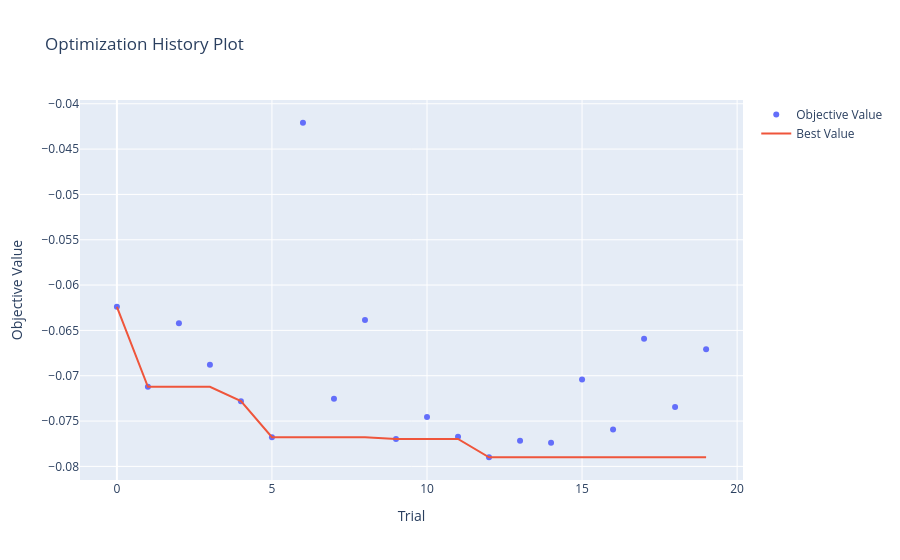
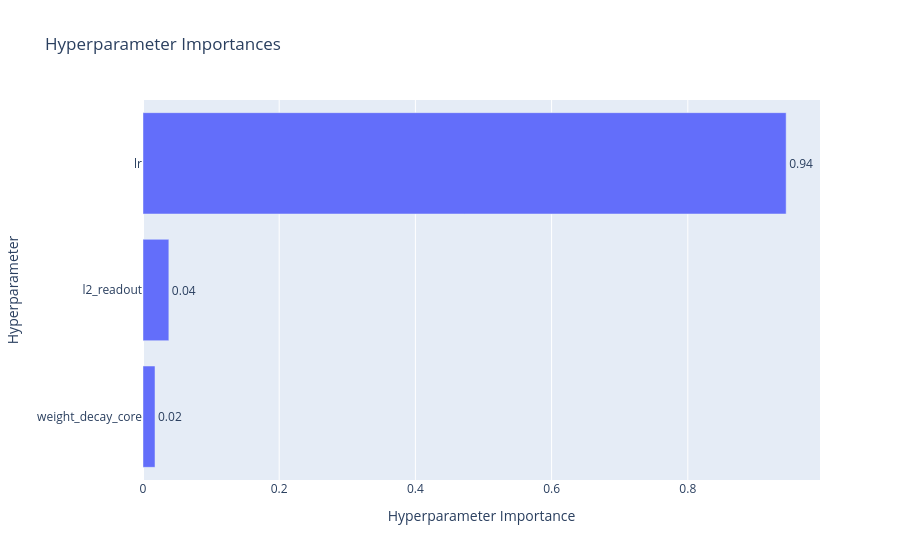
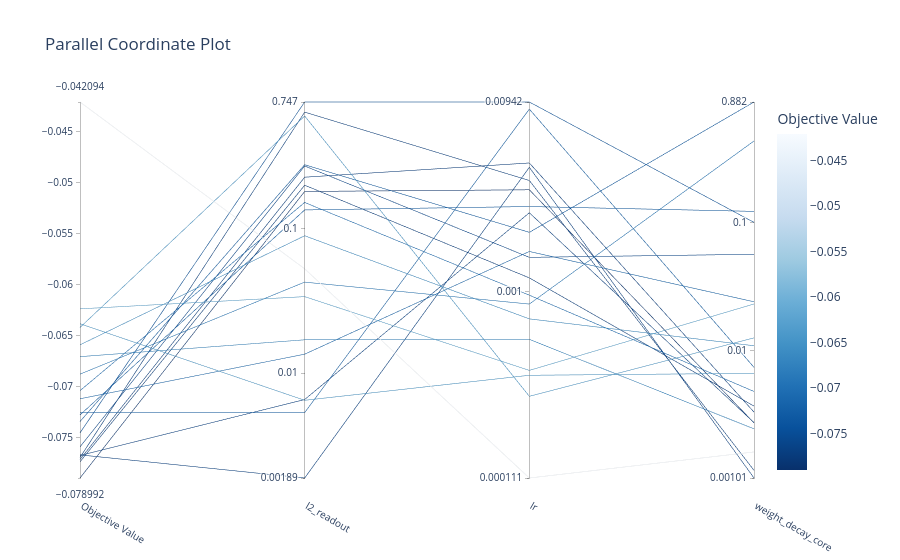

Notebook code cell kept with these figures, in order:
### Code cell
import optuna.visualization as vis

# Plot optimization history
vis.plot_optimization_history(study).show()

# Plot parameter importance (which hyperparams matter most)
vis.plot_param_importances(study).show()

# Parallel coordinate plot (hyperparams vs. objective)
vis.plot_parallel_coordinate(study).show()

### Figure 1 — Plotly figure (JSON) as saved in the notebook; plotly's stock layout.template omitted (floating-point values rounded to 4 significant figures)
{"data": [{"mode": "markers", "name": "Objective Value", "type": "scatter", "x": [0, 1, 2, 3, 4, 5, 6, 7, 8, 9, 10, 11, 12, 13, 14, 15, 16, 17, 18, 19], "y": [-0.06239, -0.07122, -0.06422, -0.0688, -0.0728, -0.07678, -0.04209, -0.07255, -0.06385, -0.07698, -0.07456, -0.07672, -0.07899, -0.07717, -0.0774, -0.07042, -0.07593, -0.06592, -0.07345, -0.06708]}, {"mode": "lines", "name": "Best Value", "type": "scatter", "x": [0, 1, 2, 3, 4, 5, 6, 7, 8, 9, 10, 11, 12, 13, 14, 15, 16, 17, 18, 19], "y": [-0.06239, -0.07122, -0.07122, -0.07122, -0.0728, -0.07678, -0.07678, -0.07678, -0.07678, -0.07698, -0.07698, -0.07698, -0.07899, -0.07899, -0.07899, -0.07899, -0.07899, -0.07899, -0.07899, -0.07899]}, {"marker": {"color": "#cccccc"}, "mode": "markers", "name": "Infeasible Trial", "showlegend": false, "type": "scatter", "x": [], "y": []}], "layout": {"title": {"text": "Optimization History Plot"}, "xaxis": {"title": {"text": "Trial"}}, "yaxis": {"title": {"text": "Objective Value"}}}}

### Figure 2 — Plotly figure (JSON) as saved in the notebook; plotly's stock layout.template omitted (floating-point values rounded to 4 significant figures)
{"data": [{"cliponaxis": false, "hovertemplate": ["weight_decay_core (FloatDistribution): 0.017621101902250337<extra></extra>", "l2_readout (FloatDistribution): 0.03796416788579162<extra></extra>", "lr (FloatDistribution): 0.9444147302119581<extra></extra>"], "name": "Objective Value", "orientation": "h", "text": ["0.02", "0.04", "0.94"], "textposition": "outside", "type": "bar", "x": [0.01762, 0.03796, 0.9444], "y": ["weight_decay_core", "l2_readout", "lr"]}], "layout": {"title": {"text": "Hyperparameter Importances"}, "xaxis": {"title": {"text": "Hyperparameter Importance"}}, "yaxis": {"title": {"text": "Hyperparameter"}}}}

### Figure 3 — Plotly figure (JSON) as saved in the notebook; plotly's stock layout.template omitted (floating-point values rounded to 4 significant figures)
{"data": [{"dimensions": [{"label": "Objective Value", "range": [-0.07899, -0.04209], "values": [-0.06239, -0.07122, -0.06422, -0.0688, -0.0728, -0.07678, -0.04209, -0.07255, -0.06385, -0.07698, -0.07456, -0.07672, -0.07899, -0.07717, -0.0774, -0.07042, -0.07593, -0.06592, -0.07345, -0.06708]}, {"label": "l2_readout", "range": [-2.725, -0.1265], "ticktext": ["0.00189", "0.01", "0.1", "0.747"], "tickvals": [-2.725, -2, -1, -0.1265], "values": [-1.471, -1.869, -0.2232, -1.371, -0.8724, -2.182, -1.279, -2.273, -2.188, -0.1963, -0.1265, -2.725, -0.7445, -0.6462, -0.7015, -0.8206, -0.5684, -1.051, -0.56, -1.77]}, {"label": "lr", "range": [-3.955, -2.026], "ticktext": ["0.000111", "0.001", "0.00942"], "tickvals": [-3.955, -3, -2.026], "values": [-3.403, -2.793, -3.536, -3.063, -2.562, -2.594, -3.955, -2.063, -3.428, -2.429, -2.026, -2.361, -2.476, -2.339, -2.928, -3.017, -2.823, -3.139, -2.695, -3.244]}, {"label": "weight_decay_core", "range": [-2.998, -0.05472], "ticktext": ["0.00101", "0.01", "0.1", "0.882"], "tickvals": [-2.998, -2, -1, -0.05472], "values": [-1.636, -1.618, -1.901, -0.3599, -0.9108, -2.564, -2.794, -2.131, -2.179, -2.938, -0.9969, -2.998, -2.566, -2.482, -2.435, -2.321, -1.247, -1.963, -0.05472, -2.613]}], "labelangle": 30, "labelside": "bottom", "line": {"color": [-0.06239, -0.07122, -0.06422, -0.0688, -0.0728, -0.07678, -0.04209, -0.07255, -0.06385, -0.07698, -0.07456, -0.07672, -0.07899, -0.07717, -0.0774, -0.07042, -0.07593, -0.06592, -0.07345, -0.06708], "colorbar": {"title": {"text": "Objective Value"}}, "colorscale": [[0, "rgb(247,251,255)"], [0.125, "rgb(222,235,247)"], [0.25, "rgb(198,219,239)"], [0.375, "rgb(158,202,225)"], [0.5, "rgb(107,174,214)"], [0.625, "rgb(66,146,198)"], [0.75, "rgb(33,113,181)"], [0.875, "rgb(8,81,156)"], [1, "rgb(8,48,107)"]], "reversescale": true, "showscale": true}, "type": "parcoords"}], "layout": {"title": {"text": "Parallel Coordinate Plot"}}}
